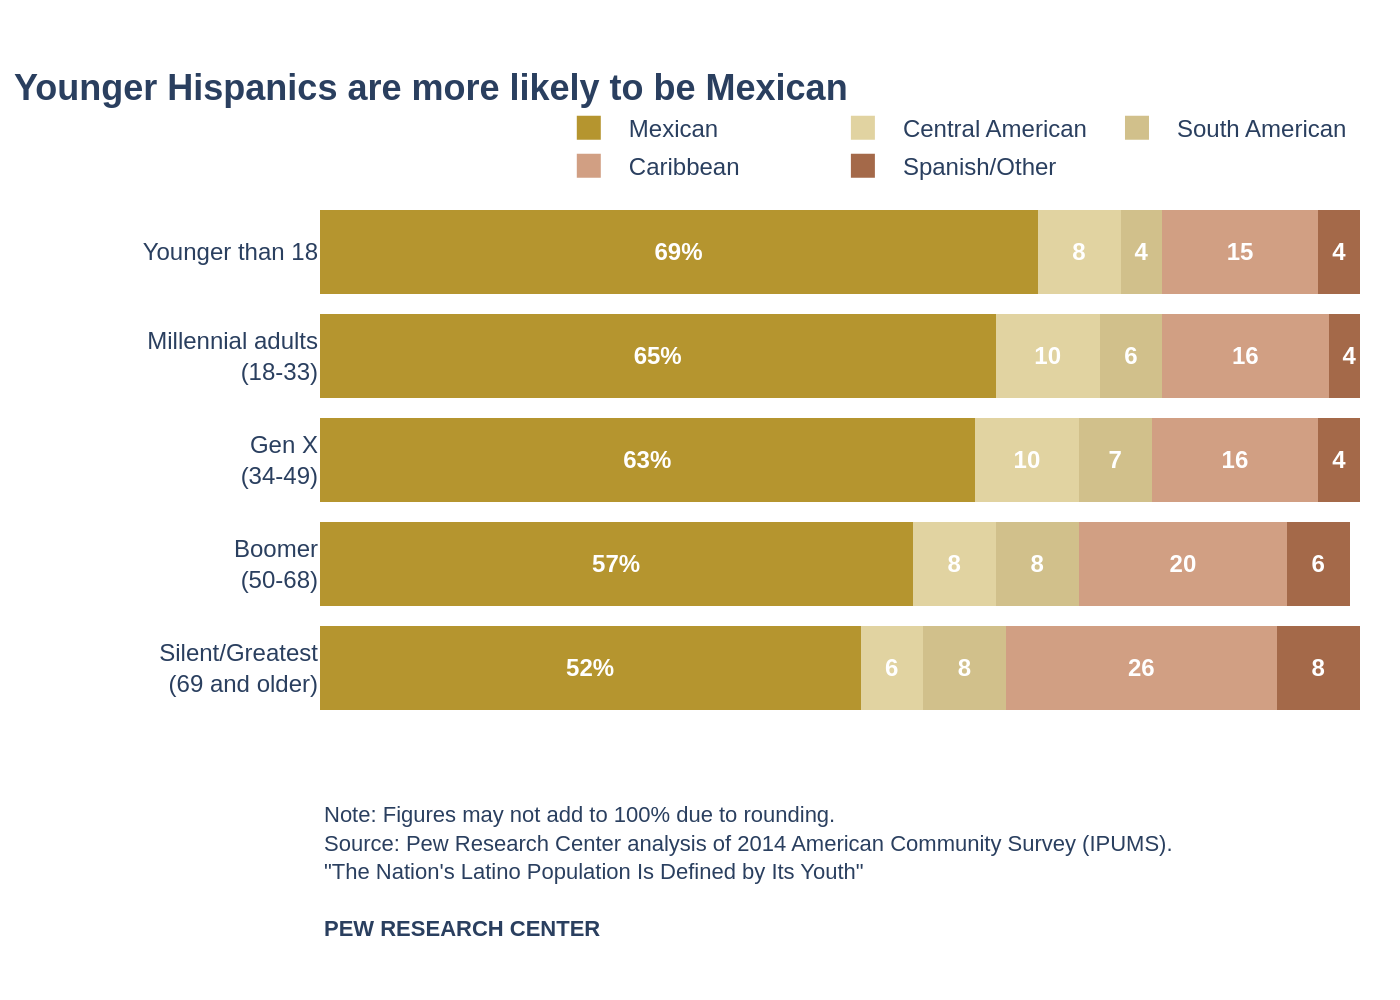

This figure's Python source:
import sys
import json
import plotly.graph_objects as go
import os

if len(sys.argv) != 2:
    print("Usage: python script.py <path_to_json_file>")
    sys.exit(1)

json_path = sys.argv[1]

try:
    with open(json_path, 'r', encoding='utf-8') as f:
        chart_details = json.load(f)
except FileNotFoundError:
    print(f"Error: JSON file not found at {json_path}")
    sys.exit(1)
except json.JSONDecodeError:
    print(f"Error: Could not decode JSON from {json_path}")
    sys.exit(1)

data = chart_details['chart_data']
categories = chart_details['categories']
texts = chart_details['texts']
colors = chart_details['colors']

fig = go.Figure()

y_axis_categories = categories[::-1]

for i, series in enumerate(data):
    x_values = series['values'][::-1]
    
    if i == 0:
        text_labels = [f"<b>{v}%</b>" for v in x_values]
    else:
        text_labels = [f"<b>{v}</b>" for v in x_values]

    fig.add_trace(go.Bar(
        name=series['name'],
        x=x_values,
        y=y_axis_categories,
        orientation='h',
        marker=dict(color=colors[i], line=dict(width=0)),
        text=text_labels,
        textposition='inside',
        insidetextanchor='middle',
        textfont=dict(color='white', family='Arial')
    ))

full_source_text = f"{texts['source']}<br><br><b>{texts['logo']}</b>"

fig.update_layout(
    barmode='stack',
    title=dict(
        text=f"<b>{texts['title']}</b>",
        font=dict(family="Arial", size=18),
        x=0.01,
        xanchor='left'
    ),
    xaxis=dict(
        showgrid=False,
        zeroline=False,
        showticklabels=False,
        range=[0, 100],
        visible=False
    ),
    yaxis=dict(
        showline=False,
        showgrid=False,
        ticks='',
        tickfont=dict(family="Arial", size=12)
    ),
    legend=dict(
        orientation='h',
        yanchor='bottom',
        y=1.01,
        xanchor='left',
        x=0.22,
        traceorder='normal',
        font=dict(family="Arial", size=12),
        bgcolor='rgba(0,0,0,0)'
    ),
    plot_bgcolor='white',
    paper_bgcolor='white',
    margin=dict(l=160, r=20, t=100, b=140),
    annotations=[
        dict(
            text=full_source_text,
            showarrow=False,
            xref='paper',
            yref='paper',
            x=0,
            y=-0.15,
            xanchor='left',
            yanchor='top',
            align='left',
            font=dict(family="Arial", size=11)
        )
    ]
)

base_filename = os.path.splitext(os.path.basename(json_path))[0]
output_filename = f"{base_filename}.png"
fig.write_image(output_filename, scale=2)

print(f"Chart saved as {output_filename}")
